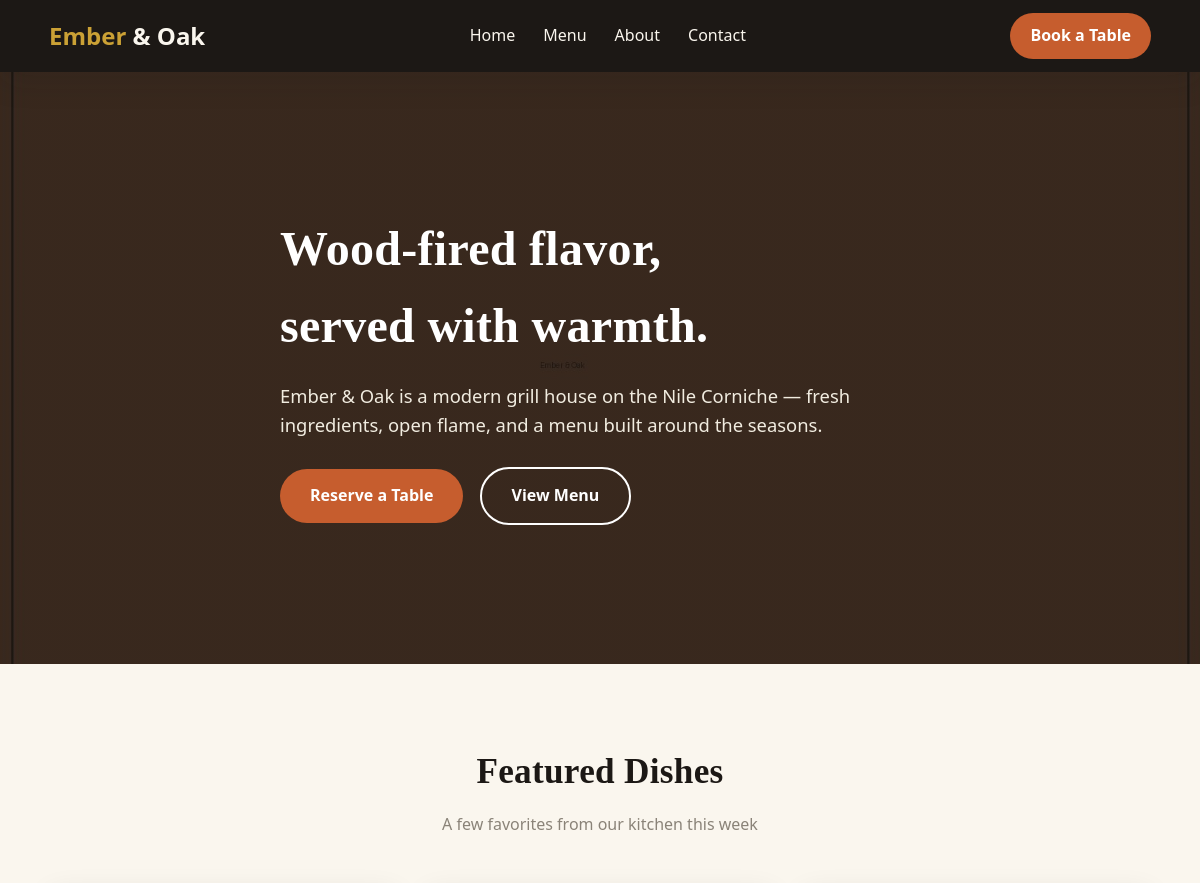
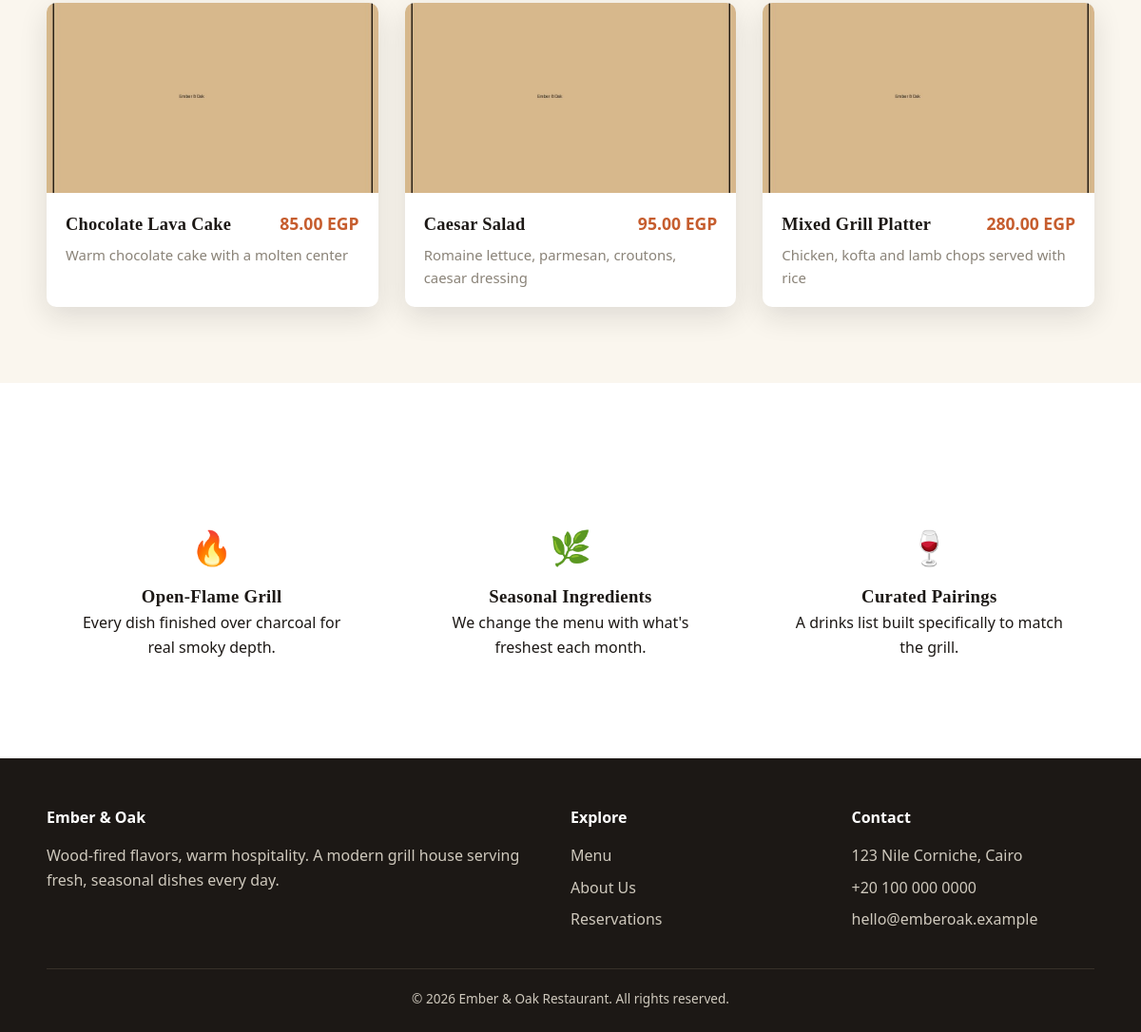
The page / on the database its author committed (2 pictures, top to bottom).
### tables this page shows
CREATE TABLE IF NOT EXISTS menu_items (
    id INT AUTO_INCREMENT PRIMARY KEY,
    category_id INT,
    name VARCHAR(150) NOT NULL,
    description TEXT,
    price DECIMAL(10,2) NOT NULL,
    image_key VARCHAR(255),          
    image_url VARCHAR(500),          
    is_available TINYINT(1) DEFAULT 1,
    created_at TIMESTAMP DEFAULT CURRENT_TIMESTAMP,
    FOREIGN KEY (category_id) REFERENCES categories(id) ON DELETE SET NULL
);

### public/index.php (the view, shortened to what this page needs)
<?php
$pdo = get_db();
$stmt = $pdo->query("SELECT * FROM menu_items WHERE is_available = 1 ORDER BY id DESC LIMIT 3");
$featured = $stmt->fetchAll();
require __DIR__ . '/partials/header.php';
?>
<section class="hero">
  <div class="container">
    <div class="hero-content">
      <h1>Wood-fired flavor,<br>served with warmth.</h1>
      <p>Ember &amp; Oak is a modern grill house on the Nile Corniche — fresh ingredients, open flame, and a menu built around the seasons.</p>
      <a href="reserve.php" class="btn btn-primary">Reserve a Table</a>
      <a href="menu.php" class="btn btn-outline">View Menu</a>
    </div>
  </div>
</section>
<section class="section">
  <div class="container">
    <h2 class="section-title">Featured Dishes</h2>
    <p class="section-subtitle">A few favorites from our kitchen this week</p>
    <div class="menu-grid">
      <?php foreach ($featured as $item): ?>
        <div class="menu-card">
          <img src="<?= htmlspecialchars($item['image_url'] ?: 'assets/images/placeholder.jpg') ?>" alt="<?= htmlspecialchars($item['name']) ?>">
          <div class="menu-card-body">
            <div class="menu-card-top">
              <h3><?= htmlspecialchars($item['name']) ?></h3>
              <span class="price"><?= number_format($item['price'], 2) ?> EGP</span>
            </div>
            <p><?= htmlspecialchars($item['description']) ?></p>
          </div>
        </div>
      <?php endforeach; ?>
    </div>
  </div>
</section>
<section class="section" style="background:#fff;">
  <div class="container features">
    <div class="feature">
      <div class="icon">🔥</div>
      <h3>Open-Flame Grill</h3>
      <p>Every dish finished over charcoal for real smoky depth.</p>
    </div>
    <div class="feature">
      <div class="icon">🌿</div>
      <h3>Seasonal Ingredients</h3>
      <p>We change the menu with what's freshest each month.</p>
    </div>
    <div class="feature">
      <div class="icon">🍷</div>
      <h3>Curated Pairings</h3>
      <p>A drinks list built specifically to match the grill.</p>
    </div>
  </div>
</section>
<?php require __DIR__ . '/partials/footer.php'; ?>

### public/assets/css/style.css (style rules this page uses)
:root { --charcoal: #1c1815; --cream: #faf6ee; --ember: #c65d2e; --ember-dark: #a2481f; --olive: #6b7a4f; --gold: #cba135; --muted: #8a8378; --radius: 10px; --shadow: 0 10px 30px rgba(28, 24, 21, 0.12); font-size: 16px; }
* { box-sizing: border-box; margin: 0; padding: 0; }
body { font-family: 'Segoe UI', Tahoma, Arial, sans-serif; background: var(--cream); color: var(--charcoal); line-height: 1.6; }
h1, h2, h3 { font-family: Georgia, 'Times New Roman', serif; letter-spacing: 0.3px; }
a { text-decoration: none; color: inherit; }
img { max-width: 100%; display: block; }
.container { max-width: 1150px; margin: 0 auto; padding: 0 24px; }
.hero { background: linear-gradient(rgba(28,24,21,.55), rgba(28,24,21,.55)), url('../images/hero.jpg') center/cover no-repeat; color: #fff; min-height: 74vh; display: flex; align-items: center; }
.hero-content { max-width: 640px; }
.hero h1 { font-size: 3rem; margin-bottom: 16px; }
.hero p { font-size: 1.15rem; margin-bottom: 28px; color: #f1ece0; }
.btn { display: inline-block; padding: 14px 30px; border-radius: 30px; font-weight: 600; border: none; cursor: pointer; transition: transform .15s, background .2s; font-size: 1rem; }
.btn-primary { background: var(--ember); color: #fff; }
.btn-outline { background: transparent; border: 2px solid #fff; color: #fff; margin-inline-start: 12px; }
.section { padding: 80px 0; }
.section-title { text-align: center; margin-bottom: 12px; font-size: 2.2rem; }
.section-subtitle { text-align: center; color: var(--muted); margin-bottom: 48px; }
.menu-grid { display: grid; grid-template-columns: repeat(auto-fit, minmax(280px, 1fr)); gap: 28px; }
.menu-card { background: #fff; border-radius: var(--radius); overflow: hidden; box-shadow: var(--shadow); transition: transform .2s; }
.menu-card img { height: 200px; width: 100%; object-fit: cover; background: #eee; }
.menu-card-body { padding: 18px 20px; }
.menu-card-top { display: flex; justify-content: space-between; align-items: baseline; margin-bottom: 6px; }
.menu-card-top h3 { font-size: 1.15rem; }
.price { color: var(--ember); font-weight: bold; font-size: 1.1rem; white-space: nowrap; }
.menu-card p { color: var(--muted); font-size: .93rem; }
.features { display: grid; grid-template-columns: repeat(3, 1fr); gap: 30px; margin-top: 40px; }
.feature { text-align: center; padding: 24px; }
.feature .icon { font-size: 2.2rem; margin-bottom: 10px; }

### rows shown on the page
menu_items: name "Chocolate Lava Cake", price "85.00", description "Warm chocolate cake with a molten center"
menu_items: name "Caesar Salad", price "95.00", description "Romaine lettuce, parmesan, croutons, caesar dressing"
menu_items: name "Mixed Grill Platter", price "280.00", description "Chicken, kofta and lamb chops served with rice"
